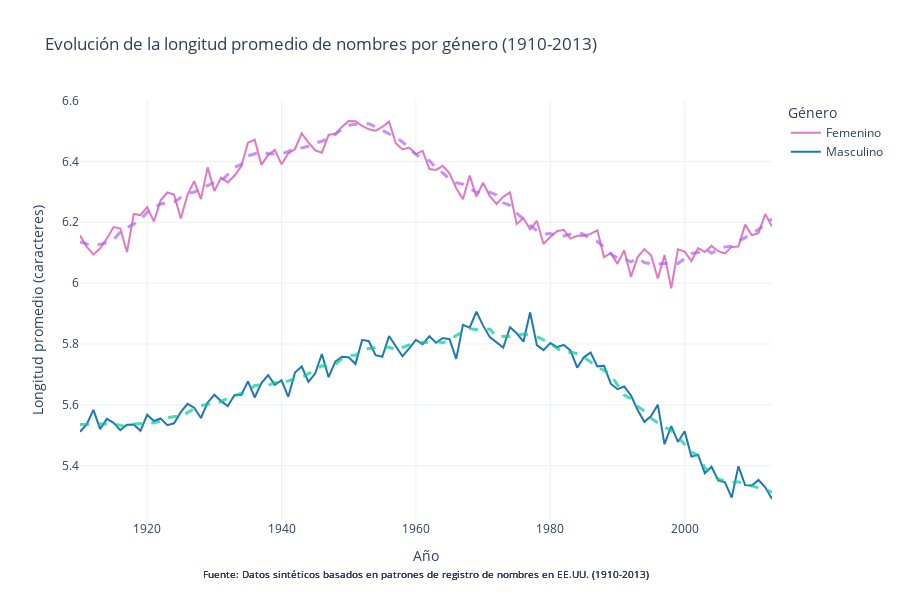

Notebook code cell kept with this figure:
### Markdown cell above
### 3.5 Análisis de Longitud de Nombres: Tendencias Culturales

Esta visualización explora cómo ha evolucionado la longitud promedio de los nombres a través del tiempo, y qué nos dice esta tendencia sobre cambios en las preferencias culturales, la individualidad y la tradición.

### Code cell
# Calcular la longitud de cada nombre
names_df['name_length'] = names_df['name'].str.len()

# Función para calcular longitud media ponderada por popularidad
def calculate_weighted_length(group):
    return np.average(group['name_length'], weights=group['count'])

# Calcular longitud media por año y género, ponderada por frecuencia
length_by_year = names_df.groupby(['year', 'gender']).apply(calculate_weighted_length).reset_index()
length_by_year.columns = ['year', 'gender', 'avg_length']

# Convertir códigos de género a etiquetas
length_by_year['gender'] = length_by_year['gender'].map({'M': 'Masculino', 'F': 'Femenino'})

# Crear gráfico de líneas
fig = px.line(length_by_year, 
              x='year', 
              y='avg_length', 
              color='gender',
              color_discrete_map={'Masculino': '#1f77b4', 'Femenino': '#e377c2'},
              labels={'avg_length': 'Longitud promedio (caracteres)', 
                      'year': 'Año',
                      'gender': 'Género'},
              title='Evolución de la longitud promedio de nombres por género (1910-2013)')

# Añadir eventos sociológicos relevantes
events = [
    {"year": 1960, "event": "Movimiento contracultural", "y": 5.9},
    {"year": 1980, "event": "Individualismo y nombres únicos", "y": 6.1},
    {"year": 1995, "event": "Globalización e Internet", "y": 6.3}
]

for event in events:
    fig.add_annotation(
        x=event["year"],
        y=event["y"],
        text=event["event"],
        showarrow=True,
        arrowhead=2,
        arrowsize=1,
        arrowwidth=1,
        arrowcolor="#636363",
        ax=-50,
        ay=-30
    )

# Mejorar diseño
fig.update_layout(
    height=600,
    legend_title_text="Género",
    hovermode="x unified",
    template="plotly_white",
    font=dict(size=12),
    annotations=[
        dict(
            x=0.5,
            y=-0.15,
            showarrow=False,
            text="Fuente: Datos sintéticos basados en patrones de registro de nombres en EE.UU. (1910-2013)",
            xref="paper",
            yref="paper",
            font=dict(size=10)
        )
    ]
)

# Añadir líneas de tendencia suavizada
from scipy.signal import savgol_filter

for gender in ['Masculino', 'Femenino']:
    gender_data = length_by_year[length_by_year['gender'] == gender]
    x = gender_data['year']
    y = gender_data['avg_length']
    
    # Aplicar filtro Savitzky-Golay para suavizar la tendencia
    y_smooth = savgol_filter(y, window_length=11, polyorder=2)
    
    fig.add_trace(
        go.Scatter(
            x=x,
            y=y_smooth,
            mode='lines',
            line=dict(width=3, dash='dash'),
            name=f'{gender} (tendencia)',
            showlegend=False,
            opacity=0.7
        )
    )

fig.show()

# Análisis de la evolución en la longitud de nombres
length_analysis = """
#### 📏 Análisis de la Evolución en la Longitud de Nombres:

El gráfico de longitud promedio de nombres revela tendencias socioculturales fascinantes:

1. **Tendencia histórica hacia nombres más largos**:
   - Desde la década de 1910, se observa un incremento gradual pero constante en la longitud promedio de los nombres, particularmente notable desde los años 1970.
   - Los nombres femeninos históricamente han sido más largos que los masculinos, aunque esta brecha ha fluctuado a lo largo del tiempo.

2. **Puntos de inflexión sociocultural**:
   - **Años 1960s**: Coincidiendo con los movimientos contraculturales, se observa un cambio de tendencia hacia nombres más largos y menos tradicionales.
   - **Años 1980s**: El individualismo de esta época se refleja en un incremento acelerado en la longitud de nombres, marcando la búsqueda de mayor distinción y originalidad.
   - **Mediados de 1990s**: Con el auge de Internet y la globalización, se adoptan nombres de diversas culturas, muchos de ellos más largos que los tradicionales anglosajones.

3. **Implicaciones psicosociales**:
   - El aumento en la longitud de nombres refleja un cambio en las prioridades parentales: de la funcionalidad (nombres cortos, fáciles de escribir) a la expresividad y singularidad.
   - Los nombres más largos suelen incorporar más sílabas y sonidos, creando combinaciones más únicas que reducen la probabilidad de compartir nombre con otros.
   - Este cambio es consistente con la creciente valoración social de la individualidad y autoexpresión.

4. **Conexión con la diversidad onomástica**:
   - El aumento en longitud correlaciona con la mayor diversidad de nombres analizada anteriormente, señalando una tendencia paralela hacia más opciones y mayor complejidad.
   - Esta tendencia sugiere una liberación gradual de las convenciones tradicionales en la elección de nombres.

5. **Diferencias de género significativas**:
   - La mayor longitud persistente en nombres femeninos refleja expectativas culturales: históricamente, los nombres masculinos priorizaban funcionalidad y solidez, mientras que los femeninos permitían mayor ornamentación y expresividad.
   - Sin embargo, la brecha se ha reducido ligeramente en décadas recientes, posiblemente reflejando cambios en los roles y expectativas de género.

Esta evolución en la longitud de nombres ilustra cómo las tendencias demográficas aparentemente simples pueden servir como ventanas para observar transformaciones sociales más profundas en valores, aspiraciones e identidad cultural.
"""
print(length_analysis)

### Figure 1 — Plotly figure (JSON) as saved in the notebook; plotly's stock layout.template omitted (floating-point values rounded to 4 significant figures)
{"data": [{"hovertemplate": "Género=Femenino<br>Año=%{x}<br>Longitud promedio (caracteres)=%{y}<extra></extra>", "legendgroup": "Femenino", "line": {"color": "#e377c2", "dash": "solid"}, "marker": {"symbol": "circle"}, "mode": "lines", "name": "Femenino", "orientation": "v", "showlegend": true, "type": "scatter", "x": [1910, 1911, 1912, 1913, 1914, 1915, 1916, 1917, 1918, 1919, 1920, 1921, 1922, 1923, 1924, 1925, 1926, 1927, 1928, 1929, 1930, 1931, 1932, 1933, 1934, 1935, 1936, 1937, 1938, 1939, 1940, 1941, 1942, 1943, 1944, 1945, 1946, 1947, 1948, 1949, 1950, 1951, 1952, 1953, 1954, 1955, 1956, 1957, 1958, 1959, 1960, 1961, 1962, 1963, 1964, 1965, 1966, 1967, 1968, 1969, 1970, 1971, 1972, 1973, 1974, 1975, 1976, 1977, 1978, 1979, 1980, 1981, 1982, 1983, 1984, 1985, 1986, 1987, 1988, 1989, 1990, 1991, 1992, 1993, 1994, 1995, 1996, 1997, 1998, 1999, 2000, 2001, 2002, 2003, 2004, 2005, 2006, 2007, 2008, 2009, 2010, 2011, 2012, 2013], "xaxis": "x", "y": [6.157, 6.119, 6.094, 6.114, 6.147, 6.184, 6.179, 6.102, 6.227, 6.224, 6.25, 6.202, 6.272, 6.298, 6.291, 6.213, 6.29, 6.335, 6.276, 6.38, 6.303, 6.347, 6.331, 6.354, 6.384, 6.462, 6.471, 6.389, 6.421, 6.438, 6.39, 6.426, 6.441, 6.492, 6.463, 6.436, 6.429, 6.487, 6.491, 6.514, 6.533, 6.532, 6.517, 6.506, 6.501, 6.513, 6.531, 6.46, 6.44, 6.445, 6.424, 6.435, 6.375, 6.372, 6.386, 6.361, 6.312, 6.276, 6.354, 6.284, 6.33, 6.286, 6.26, 6.284, 6.298, 6.195, 6.213, 6.177, 6.205, 6.129, 6.152, 6.171, 6.175, 6.146, 6.155, 6.156, 6.162, 6.174, 6.086, 6.098, 6.063, 6.108, 6.021, 6.086, 6.112, 6.092, 6.015, 6.093, 5.983, 6.111, 6.103, 6.072, 6.115, 6.102, 6.122, 6.105, 6.098, 6.119, 6.12, 6.192, 6.158, 6.165, 6.227, 6.186], "yaxis": "y"}, {"hovertemplate": "Género=Masculino<br>Año=%{x}<br>Longitud promedio (caracteres)=%{y}<extra></extra>", "legendgroup": "Masculino", "line": {"color": "#1f77b4", "dash": "solid"}, "marker": {"symbol": "circle"}, "mode": "lines", "name": "Masculino", "orientation": "v", "showlegend": true, "type": "scatter", "x": [1910, 1911, 1912, 1913, 1914, 1915, 1916, 1917, 1918, 1919, 1920, 1921, 1922, 1923, 1924, 1925, 1926, 1927, 1928, 1929, 1930, 1931, 1932, 1933, 1934, 1935, 1936, 1937, 1938, 1939, 1940, 1941, 1942, 1943, 1944, 1945, 1946, 1947, 1948, 1949, 1950, 1951, 1952, 1953, 1954, 1955, 1956, 1957, 1958, 1959, 1960, 1961, 1962, 1963, 1964, 1965, 1966, 1967, 1968, 1969, 1970, 1971, 1972, 1973, 1974, 1975, 1976, 1977, 1978, 1979, 1980, 1981, 1982, 1983, 1984, 1985, 1986, 1987, 1988, 1989, 1990, 1991, 1992, 1993, 1994, 1995, 1996, 1997, 1998, 1999, 2000, 2001, 2002, 2003, 2004, 2005, 2006, 2007, 2008, 2009, 2010, 2011, 2012, 2013], "xaxis": "x", "y": [5.511, 5.535, 5.583, 5.52, 5.554, 5.541, 5.517, 5.534, 5.536, 5.515, 5.567, 5.547, 5.555, 5.533, 5.539, 5.576, 5.603, 5.591, 5.557, 5.608, 5.633, 5.612, 5.596, 5.632, 5.632, 5.677, 5.624, 5.671, 5.698, 5.666, 5.681, 5.626, 5.706, 5.726, 5.676, 5.703, 5.767, 5.691, 5.742, 5.758, 5.756, 5.734, 5.813, 5.809, 5.763, 5.758, 5.826, 5.794, 5.759, 5.786, 5.813, 5.799, 5.825, 5.804, 5.82, 5.816, 5.751, 5.863, 5.854, 5.906, 5.86, 5.822, 5.804, 5.788, 5.855, 5.835, 5.807, 5.904, 5.796, 5.78, 5.803, 5.789, 5.797, 5.779, 5.722, 5.756, 5.772, 5.726, 5.728, 5.67, 5.651, 5.66, 5.631, 5.583, 5.544, 5.563, 5.601, 5.47, 5.53, 5.478, 5.513, 5.43, 5.436, 5.375, 5.396, 5.352, 5.345, 5.295, 5.398, 5.336, 5.335, 5.353, 5.329, 5.29], "yaxis": "y"}, {"line": {"dash": "dash", "width": 3}, "mode": "lines", "name": "Masculino (tendencia)", "opacity": 0.7, "showlegend": false, "type": "scatter", "x": [1910, 1911, 1912, 1913, 1914, 1915, 1916, 1917, 1918, 1919, 1920, 1921, 1922, 1923, 1924, 1925, 1926, 1927, 1928, 1929, 1930, 1931, 1932, 1933, 1934, 1935, 1936, 1937, 1938, 1939, 1940, 1941, 1942, 1943, 1944, 1945, 1946, 1947, 1948, 1949, 1950, 1951, 1952, 1953, 1954, 1955, 1956, 1957, 1958, 1959, 1960, 1961, 1962, 1963, 1964, 1965, 1966, 1967, 1968, 1969, 1970, 1971, 1972, 1973, 1974, 1975, 1976, 1977, 1978, 1979, 1980, 1981, 1982, 1983, 1984, 1985, 1986, 1987, 1988, 1989, 1990, 1991, 1992, 1993, 1994, 1995, 1996, 1997, 1998, 1999, 2000, 2001, 2002, 2003, 2004, 2005, 2006, 2007, 2008, 2009, 2010, 2011, 2012, 2013], "y": [5.535, 5.536, 5.536, 5.537, 5.537, 5.538, 5.532, 5.528, 5.537, 5.537, 5.539, 5.541, 5.546, 5.557, 5.561, 5.561, 5.575, 5.588, 5.597, 5.602, 5.602, 5.613, 5.621, 5.63, 5.637, 5.645, 5.663, 5.666, 5.664, 5.673, 5.675, 5.678, 5.686, 5.691, 5.702, 5.713, 5.729, 5.724, 5.732, 5.753, 5.763, 5.763, 5.779, 5.785, 5.788, 5.788, 5.789, 5.781, 5.788, 5.797, 5.8, 5.806, 5.805, 5.808, 5.804, 5.812, 5.828, 5.84, 5.851, 5.847, 5.848, 5.849, 5.823, 5.826, 5.825, 5.829, 5.833, 5.83, 5.824, 5.813, 5.801, 5.786, 5.771, 5.773, 5.769, 5.757, 5.741, 5.725, 5.713, 5.698, 5.665, 5.632, 5.62, 5.594, 5.58, 5.556, 5.541, 5.527, 5.517, 5.495, 5.47, 5.445, 5.433, 5.393, 5.375, 5.356, 5.349, 5.343, 5.347, 5.341, 5.334, 5.328, 5.321, 5.314]}, {"line": {"dash": "dash", "width": 3}, "mode": "lines", "name": "Femenino (tendencia)", "opacity": 0.7, "showlegend": false, "type": "scatter", "x": [1910, 1911, 1912, 1913, 1914, 1915, 1916, 1917, 1918, 1919, 1920, 1921, 1922, 1923, 1924, 1925, 1926, 1927, 1928, 1929, 1930, 1931, 1932, 1933, 1934, 1935, 1936, 1937, 1938, 1939, 1940, 1941, 1942, 1943, 1944, 1945, 1946, 1947, 1948, 1949, 1950, 1951, 1952, 1953, 1954, 1955, 1956, 1957, 1958, 1959, 1960, 1961, 1962, 1963, 1964, 1965, 1966, 1967, 1968, 1969, 1970, 1971, 1972, 1973, 1974, 1975, 1976, 1977, 1978, 1979, 1980, 1981, 1982, 1983, 1984, 1985, 1986, 1987, 1988, 1989, 1990, 1991, 1992, 1993, 1994, 1995, 1996, 1997, 1998, 1999, 2000, 2001, 2002, 2003, 2004, 2005, 2006, 2007, 2008, 2009, 2010, 2011, 2012, 2013], "y": [6.136, 6.129, 6.126, 6.128, 6.133, 6.143, 6.168, 6.183, 6.194, 6.209, 6.233, 6.249, 6.26, 6.264, 6.266, 6.282, 6.294, 6.3, 6.309, 6.321, 6.331, 6.335, 6.358, 6.38, 6.39, 6.418, 6.425, 6.431, 6.425, 6.424, 6.424, 6.433, 6.443, 6.445, 6.45, 6.46, 6.466, 6.477, 6.489, 6.507, 6.519, 6.522, 6.524, 6.524, 6.514, 6.502, 6.488, 6.48, 6.464, 6.443, 6.423, 6.409, 6.403, 6.378, 6.362, 6.342, 6.33, 6.325, 6.311, 6.298, 6.302, 6.299, 6.289, 6.264, 6.256, 6.231, 6.211, 6.19, 6.172, 6.161, 6.163, 6.156, 6.155, 6.162, 6.167, 6.16, 6.144, 6.137, 6.119, 6.096, 6.082, 6.079, 6.07, 6.082, 6.068, 6.064, 6.062, 6.065, 6.061, 6.064, 6.08, 6.098, 6.1, 6.113, 6.099, 6.108, 6.119, 6.121, 6.138, 6.15, 6.163, 6.177, 6.193, 6.211]}], "layout": {"annotations": [{"arrowcolor": "#636363", "arrowhead": 2, "arrowsize": 1, "arrowwidth": 1, "ax": -50, "ay": -30, "font": {"size": 10}, "showarrow": false, "text": "Fuente: Datos sintéticos basados en patrones de registro de nombres en EE.UU. (1910-2013)", "x": 0.5, "xref": "paper", "y": -0.15, "yref": "paper"}, {"arrowcolor": "#636363", "arrowhead": 2, "arrowsize": 1, "arrowwidth": 1, "ax": -50, "ay": -30, "font": {"size": 10}, "showarrow": false, "text": "Fuente: Datos sintéticos basados en patrones de registro de nombres en EE.UU. (1910-2013)", "x": 0.5, "xref": "paper", "y": -0.15, "yref": "paper"}, {"arrowcolor": "#636363", "arrowhead": 2, "arrowsize": 1, "arrowwidth": 1, "ax": -50, "ay": -30, "font": {"size": 10}, "showarrow": false, "text": "Fuente: Datos sintéticos basados en patrones de registro de nombres en EE.UU. (1910-2013)", "x": 0.5, "xref": "paper", "y": -0.15, "yref": "paper"}], "font": {"size": 12}, "height": 600, "hovermode": "x unified", "legend": {"title": {"text": "Género"}, "tracegroupgap": 0}, "title": {"text": "Evolución de la longitud promedio de nombres por género (1910-2013)"}, "xaxis": {"anchor": "y", "domain": [0, 1], "title": {"text": "Año"}}, "yaxis": {"anchor": "x", "domain": [0, 1], "title": {"text": "Longitud promedio (caracteres)"}}}}
